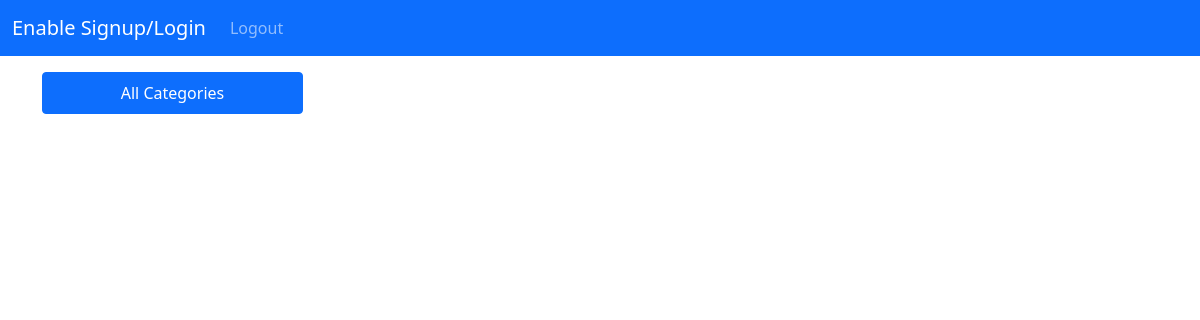
Before: /patient-dashboard (signed in) with the older database file.
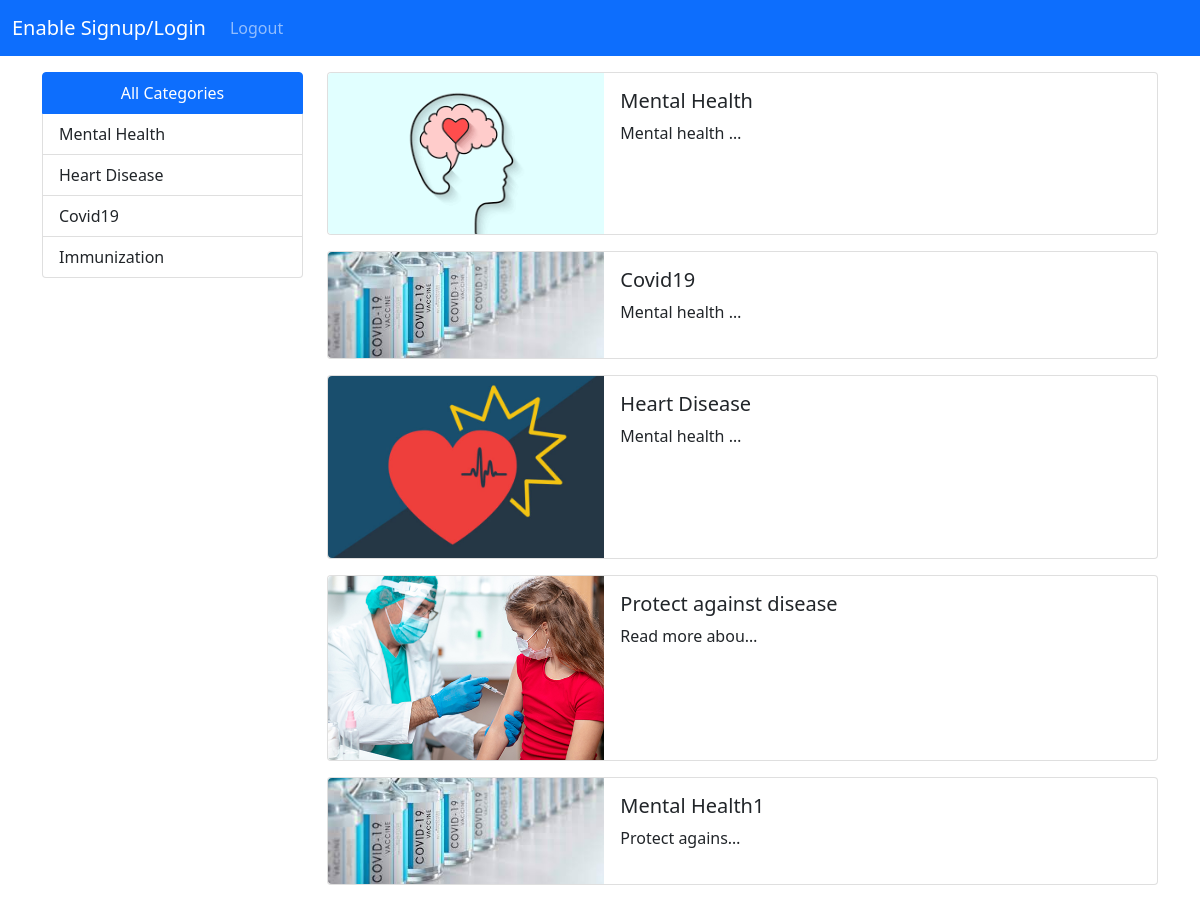
After: the same page with the newer database file.
### app/models.py (models this page shows, shortened)
class Categories(models.Model):
    title = models.CharField(max_length=100)

class Post(models.Model):
    user = models.ForeignKey(User, on_delete=models.CASCADE)
    title = models.CharField(max_length=200)
    image = models.ImageField(upload_to='post')
    category = models.ForeignKey(Categories, on_delete=models.CASCADE)
    summary = models.TextField()
    content = models.TextField()
    CHOICE =(("DRAFT","ADD-TO-DRAFT"), ("PUBLIC","ADD-TO-PUBLIC"))
    draft = models.CharField(max_length=30,choices=CHOICE)

### app/views.py (the view)
# urls.py: path('patient-dashboard',Patient_Dashboard.as_view(),name='patientDashboard'),
class Patient_Dashboard(LoginRequiredMixin, View):
    def get(self, request):
        if request.user.is_active:
            context = {
                "title": "Patient Dashboard",
                "allCategories": Categories.objects.all(),
                "allPosts": Post.objects.filter(draft="PUBLIC")
            }
            return render(request, 'patient_dashboard.html', context)
        else:
            logout(request)
            return redirect('login')

### templates/patient_dashboard.html
{% extends 'base.html' %}
{% load crispy_forms_field %}
{% block content %}
    <div class="container">
               <div class="row mt-3">
                   <div class="col-3">
                       <div class="list-group">
                          <a href="{% url 'patientDashboard' %}" class="list-group-item text-center list-group-item-action active" aria-current="true">
                            All Categories
                          </a>
                          {% for cat in allCategories %}
                              <a href="{% url 'catfilter' cat.id %}" class="list-group-item list-group-item-action">{{ cat.title }}</a>
                          {% endfor %}
                       </div>
                   </div>
                   <div class="col-9">
                         {% for foo in allPosts %}
                             <div class="card mb-3" style="max-width: 950px;">
                                  <div class="row g-0">
                                    <div class="col-md-4">
                                      <img src="{{ foo.image.url }}" class="img-fluid rounded-start" alt="...">
                                    </div>
                                    <div class="col-md-8">
                                      <div class="card-body">
                                        <h5 class="card-title">{{ foo.title }}</h5>
                                        <p class="card-text">{{ foo.summary|truncatechars:15 }}</p>
                                      </div>
                                    </div>
                                  </div>
                             </div>
                         {% endfor %}
                   </div>
               </div>
          </div>
{% endblock %}

### templates/base.html (shortened to what this page needs)
<!DOCTYPE html>
<html lang="en">
<head>
    <link href="https://cdn.jsdelivr.net/npm/bootstrap@5.0.2/dist/css/bootstrap.min.css" rel="stylesheet">
</head>
<body>
<nav class="navbar navbar-expand-lg navbar-dark bg-primary">
  <div class="container-fluid">
    <a class="navbar-brand" href="">Enable Signup/Login</a>
    <div class="collapse navbar-collapse" id="navbarSupportedContent">
      <ul class="navbar-nav ml-auto mb-2 mb-lg-0">
          {% if request.user.is_authenticated %}
              <li class="nav-item">
                <a class="nav-link" href="{% url 'logout' %}">Logout</a>
              </li>
          {% endif %}
      </ul>
    </div>
  </div>
</nav>
{% block content %}
{% endblock %}
</body>
</html>

Changed rows visible on the page:
added Categories: title "Mental Health"
added Categories: title "Heart Disease"
added Categories: title "Covid19"
added Categories: title "Immunization"
added Post: image (picture), title "Mental Health", summary "Mental health …"
added Post: image (picture), title "Covid19", summary "Mental health …"
added Post: image (picture), title "Heart Disease", summary "Mental health …"
added Post: image (picture), title "Protect against disease", summary "Read more abou…"
added Post: image (picture), title "Mental Health1", summary "Protect agains…"
